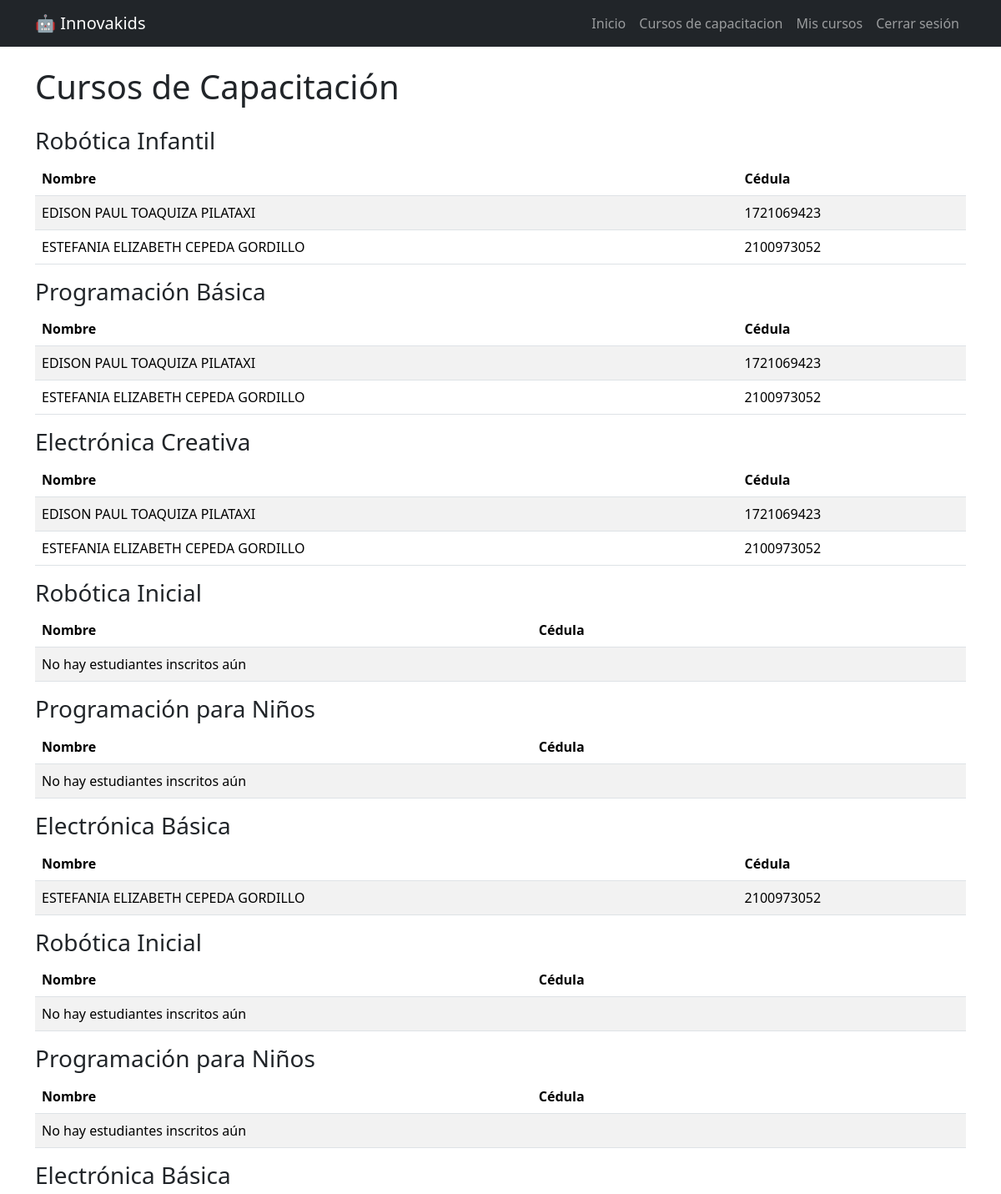
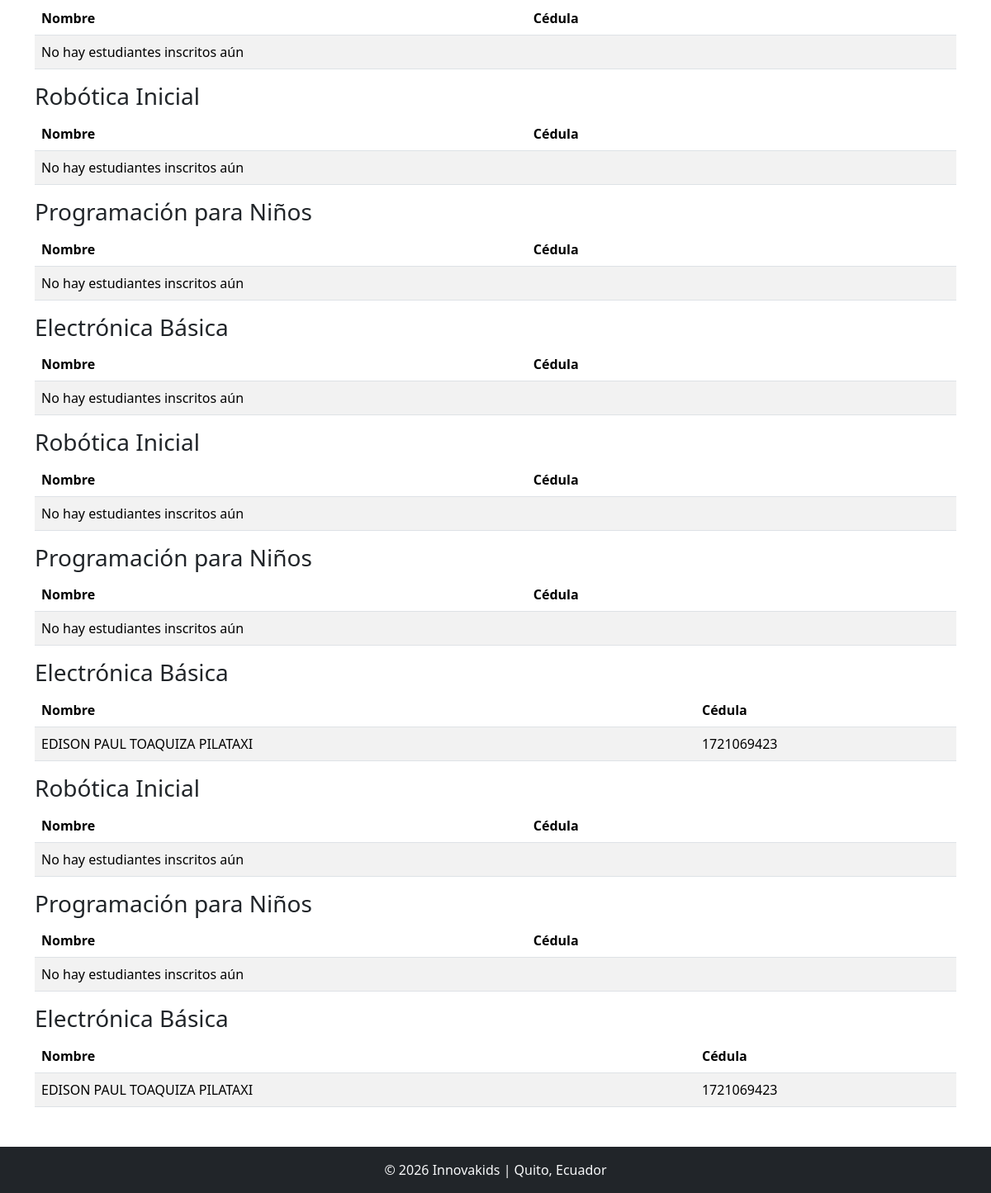
/cursos_capacitacion (signed in), run on the app's committed database (2 pictures, top to bottom).
### tables this page shows
CREATE TABLE cursos (
            id INTEGER PRIMARY KEY AUTOINCREMENT,
            titulo TEXT,
            descripcion TEXT,
            duracion TEXT,
            precio REAL,
            horario TEXT,
            imagen TEXT
        );

CREATE TABLE usuarios (
            id INTEGER PRIMARY KEY AUTOINCREMENT,
            cedula TEXT UNIQUE NOT NULL,
            nombre TEXT NOT NULL,
            correo TEXT UNIQUE NOT NULL,
            password TEXT NOT NULL
        );

### app.py (the view)
@app.route('/cursos_capacitacion')
def cursos_capacitacion():
    conn = get_connection()
    cursos = conn.execute("SELECT * FROM cursos").fetchall()
    estudiantes_por_curso = {}
    for curso in cursos:
        estudiantes = conn.execute("""
            SELECT usuarios.nombre, usuarios.cedula
            FROM inscripciones
            JOIN usuarios ON inscripciones.usuario_id = usuarios.id
            WHERE inscripciones.curso_id = ?
        """, (curso['id'],)).fetchall()
        estudiantes_por_curso[curso['id']] = estudiantes
    conn.close()
    return render_template(
        'cursos_capacitacion.html',
        cursos=cursos,
        estudiantes_por_curso=estudiantes_por_curso
    )

### app.py (called while the page is built)
def get_connection():
    conn = sqlite3.connect(DATABASE)
    conn.row_factory = sqlite3.Row
    return conn

### templates/cursos_capacitacion.html
{% extends 'base.html' %}
{% block content %}
<h1 class="mb-4">Cursos de Capacitación</h1>
{% for curso in cursos %}
<h3>{{ curso.titulo }}</h3>
<table class="table table-striped">
<thead>
<tr>
<th>Nombre</th>
<th>Cédula</th>
</tr>
</thead>
<tbody>
{% for estudiante in estudiantes_por_curso[curso.id] %}
<tr>
<td>{{ estudiante.nombre }}</td>
<td>{{ estudiante.cedula }}</td>
</tr>
{% else %}
<tr>
<td colspan="2">No hay estudiantes inscritos aún</td>
</tr>
{% endfor %}
</tbody>
</table>
{% endfor %}
{% endblock %}

### data on the page
cursos: titulo "Robótica Infantil"
usuarios: nombre "EDISON PAUL TOAQUIZA PILATAXI", cedula "1721069423"
usuarios: nombre "ESTEFANIA ELIZABETH CEPEDA GORDILLO", cedula "2100973052"
cursos: titulo "Programación Básica"
cursos: titulo "Electrónica Creativa"
cursos: titulo "Robótica Inicial"
cursos: titulo "Programación para Niños"
cursos: titulo "Electrónica Básica"
cursos: titulo "Robótica Inicial"
cursos: titulo "Programación para Niños"
cursos: titulo "Electrónica Básica"
cursos: titulo "Robótica Inicial"
cursos: titulo "Programación para Niños"
cursos: titulo "Electrónica Básica"
cursos: titulo "Robótica Inicial"
cursos: titulo "Programación para Niños"
cursos: titulo "Electrónica Básica"
cursos: titulo "Robótica Inicial"
cursos: titulo "Programación para Niños"
cursos: titulo "Electrónica Básica"
